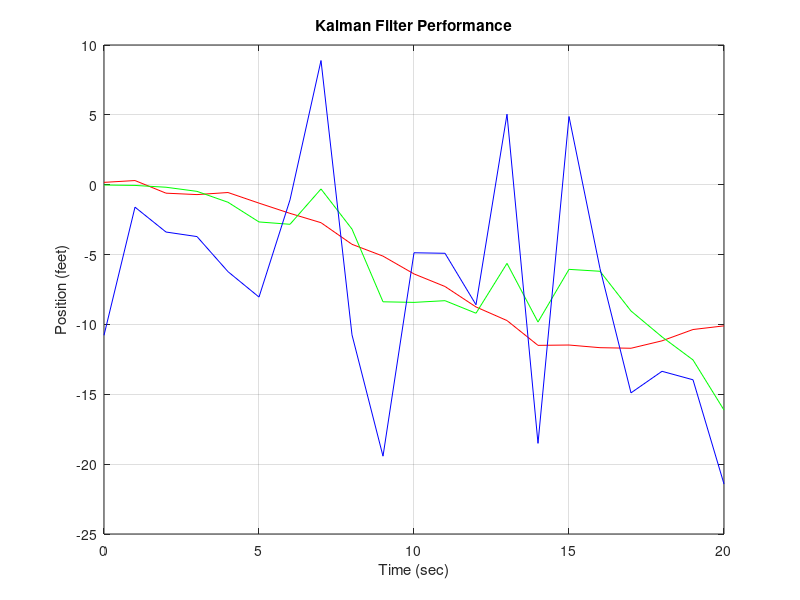

Reproduce this figure in MATLAB.
%function kalman(alpha, duration, dt);

alpha = 1;
duration = 20;
dt = 1;

measnoise = 10; % position measurement noise (feet)
accelnoise = 0.5; % acceleration noise (feet/sec^2)

a = [1 dt; 0 1]; % transition matrix
c = [1 0]; % measurement matrix
x = [0; 0]; % initial state vector
xhat = x; % initial state estimate

Q = accelnoise^2 * [dt^4/4 dt^3/2; 
                    dt^3/2 dt^2]; % process noise covariance
P = Q; % initial estimation covariance
R = measnoise^2; % measurement error covariance

% set up the size of the innovations vector
Inn = zeros(size(R));

pos = []; % true position array
poshat = []; % estimated position array
posmeas = []; % measured position array

Counter = 0;
for t = 0 : dt: duration,
    Counter = Counter + 1;
    % Simulate the process
    ProcessNoise = accelnoise * [(dt^2/2)*randn; dt*randn];
    x = a * x + ProcessNoise;
    % Simulate the measurement
    MeasNoise = measnoise * randn;
    z = c * x + MeasNoise;
    % Innovation
    Inn = z - c * xhat;
    % Covariance of Innovation
    s = c * P * c' + R;
    % Gain matrix
    K = a * P * c' * inv(s);
    % State estimate
    xhat = a * xhat + K * Inn;
    % Covariance of prediction error
    P = a * P * a' + Q - a * P * c' * inv(s) * c * P * a';
    % Save some parameters in vectors for plotting later
    pos = [pos; x(1)];
    posmeas = [posmeas; z];
    poshat = [poshat; xhat(1)];
end

% Plot the results
t = 0 : dt : duration;
t = t';
plot(t,pos,'r',t,poshat,'g',t,posmeas,'b');
grid;
xlabel('Time (sec)');
ylabel('Position (feet)');
title('Kalman Filter Performance');

pos
posmeas
poshat
